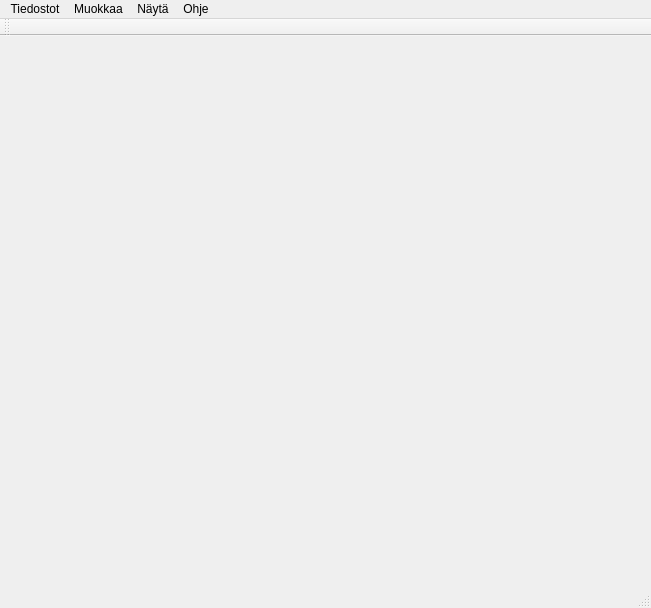
<?xml version="1.0" encoding="UTF-8"?>
<ui version="4.0">
 <class>MainWindow</class>
 <widget class="QMainWindow" name="MainWindow">
  <property name="geometry">
   <rect>
    <x>0</x>
    <y>0</y>
    <width>651</width>
    <height>608</height>
   </rect>
  </property>
  <property name="windowTitle">
   <string>Ijonmap</string>
  </property>
  <widget class="QWidget" name="centralwidget">
   <layout class="QHBoxLayout" name="horizontalLayout"/>
  </widget>
  <widget class="QMenuBar" name="menubar">
   <property name="geometry">
    <rect>
     <x>0</x>
     <y>0</y>
     <width>651</width>
     <height>25</height>
    </rect>
   </property>
   <widget class="QMenu" name="menuTiedostot">
    <property name="title">
     <string>Tiedostot</string>
    </property>
    <addaction name="actionUusi_projekti"/>
    <addaction name="actionAvaa"/>
    <addaction name="separator"/>
    <addaction name="actionTallenna"/>
    <addaction name="actionTalenna_nimell"/>
    <addaction name="separator"/>
    <addaction name="actionLopeta"/>
   </widget>
   <widget class="QMenu" name="menuMuokkaa">
    <property name="title">
     <string>Muokkaa</string>
    </property>
    <addaction name="actionASetukste"/>
   </widget>
   <widget class="QMenu" name="menuOhje">
    <property name="title">
     <string>Ohje</string>
    </property>
    <addaction name="actionTiedot"/>
   </widget>
   <widget class="QMenu" name="menuN_yt">
    <property name="title">
     <string>Näytä</string>
    </property>
    <addaction name="actionKeskit"/>
    <addaction name="actionAseta"/>
   </widget>
   <addaction name="menuTiedostot"/>
   <addaction name="menuMuokkaa"/>
   <addaction name="menuN_yt"/>
   <addaction name="menuOhje"/>
  </widget>
  <widget class="QStatusBar" name="statusbar"/>
  <widget class="QToolBar" name="toolBar">
   <property name="windowTitle">
    <string>toolBar</string>
   </property>
   <attribute name="toolBarArea">
    <enum>TopToolBarArea</enum>
   </attribute>
   <attribute name="toolBarBreak">
    <bool>false</bool>
   </attribute>
  </widget>
  <action name="actionUusi_projekti">
   <property name="text">
    <string>Uusi projekti</string>
   </property>
  </action>
  <action name="actionAvaa">
   <property name="text">
    <string>Avaa</string>
   </property>
  </action>
  <action name="actionTallenna">
   <property name="text">
    <string>Tallenna</string>
   </property>
  </action>
  <action name="actionTalenna_nimell">
   <property name="text">
    <string>Talenna nimellä</string>
   </property>
  </action>
  <action name="actionLopeta">
   <property name="text">
    <string>Lopeta</string>
   </property>
  </action>
  <action name="actionAsetukset">
   <property name="text">
    <string>Asetukset</string>
   </property>
  </action>
  <action name="actionTiedot">
   <property name="text">
    <string>Tiedot</string>
   </property>
  </action>
  <action name="actionASetukste">
   <property name="text">
    <string>Asetukset</string>
   </property>
  </action>
  <action name="actionKeskit">
   <property name="text">
    <string>Keskitä</string>
   </property>
  </action>
  <action name="actionAseta">
   <property name="text">
    <string>Aseta</string>
   </property>
  </action>
 </widget>
 <resources/>
 <connections/>
</ui>
